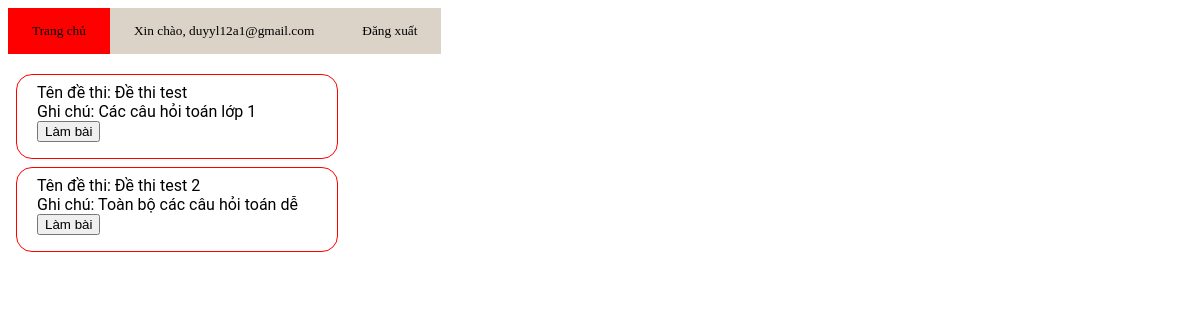
Page /index.php (signed in) on the committed database.
### tables this page shows
CREATE TABLE `dethi` (
  `iddethi` int(11) NOT NULL,
  `tendethi` text NOT NULL,
  `ghichu` text NOT NULL
);

### index.php (the view, shortened to what this page needs)
<?php
    require_once "database.php";
?>
<html>
<head>
    <link rel="stylesheet" href="Css/style.css" />
</head>
<body>
    <?php
        if (!isset($_SESSION["email"]))
            echo "
            <div>
                <a href = 'login.php'><button class = \"nut-bam\">Đăng nhập</button></a>
                <a href = 'signup.php'><button class = \"nut-bam\">Đăng kí</button></a>
            </div>";
        else{
            if ($_SESSION["email"] == "admin") {
                echo "
                    <div id='menu-bar'>
                        <a href = 'index.php'><button class=\"nut-bam\"> Trang chủ </button></a><br/>
                        <a href = 'add_cauhoi.php'><button class=\"nut-bam\"> Thêm câu hỏi</button></a><br/>
                        <a href = 'add_dethi.php'><button class=\"nut-bam\"> Thêm đề thi</button></a><br/>
                        <a ><button id='welcome' class=\"nut-bam\">Xin chào, ".$_SESSION["email"]."</button></a>
                        <a href = 'logout.php'><button id ='welcome' class=\"nut-bam\"> Đăng xuất </button></a><br/>
                    </div>";
            } else {
                echo "<div id='menu-bar' style='margin-bottom: 20px;'>
                    <a href = 'index.php'><button class=\"nut-bam\"> Trang chủ </button></a><br/>
                    <a ><button id='welcome' class=\"nut-bam\">Xin chào, ".$_SESSION["email"]."</button></a>
                    <a href = 'logout.php'><button id ='welcome' class=\"nut-bam\"> Đăng xuất </button></a><br/>
                </div>";
                $sql_dethi = sprintf("SELECT * from `dethi`");
                $result = $mysqli -> query($sql_dethi);
                if (mysqli_num_rows($result) > 0){
                    while($row = mysqli_fetch_assoc($result)){
                            echo "<div style='margin: 0.5em; border: 1px solid red; border-radius: 1em; padding-top: 0.5em;width: max-content;'><form method = 'GET' action = 'exam.php'>";
                            echo "Tên đề thi: " . $row["tendethi"]."<br>";
                            echo "Ghi chú: " . $row["ghichu"]."<br>";
                            echo "<button type = 'submit'>Làm bài</button>";
                            echo "<br>";
                            echo "</form></div>";
                    }
                }
            }
        }
    ?>
</body>
</html>

### Css/style.css (style rules this page uses)
body { background-color: rgb(255, 255, 255); font-family: "Roboto", sans-serif; }
form { width: 300px; margin-left: 20px; }
.nut-bam { font-family: cursive; border:none; background: rgb(255, 0, 0); color: black;; padding: 15px 24px; cursor: pointer; transition: background 0.1s; }

### index.php (style rules this page uses)
#menu-bar { width: 100%; padding: 1 em !important; display: flex; backgrond-color: rgb(202, 7, 7); }
#menu-bar #welcome { background: rgb(219, 210, 200) !important; }

### rows in the picture
dethi: tendethi "Đề thi test", ghichu "Các câu hỏi toán lớp 1"
dethi: tendethi "Đề thi test 2", ghichu "Toàn bộ các câu hỏi toán dễ"

### other values in the picture
$_SESSION["email"] "duyyl12a1@gmail.com"
